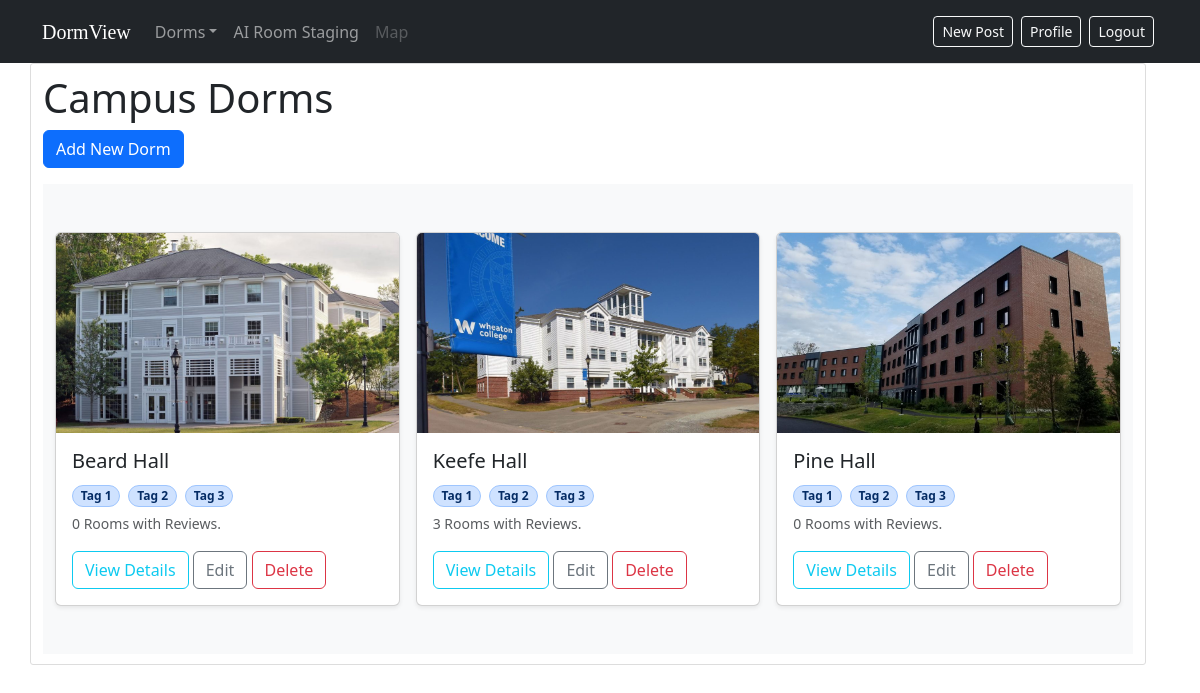
Screenshot of /dorms/ (signed in) with the database file from the repository.
### review/models.py (models this page shows, shortened)
class Dorm(models.Model):
    name = models.CharField(max_length=100)
    slug = models.SlugField(max_length=100, unique=True, blank=True)
    description = models.TextField()
    image = models.ImageField(upload_to='dorm_images', blank=True, null=True)

### review/views.py (the view)
# urls.py: path('dorms/', DormListView.as_view(), name='dorm-list'),
class DormListView(ListView):
    model = Dorm
    template_name = 'review/dorm_list.html'
    context_object_name = 'dorms'
    ordering = ['name']

### review/templates/review/dorm_list.html
{% extends 'review/base.html' %}
{% block content %}
{% load static %}
    <div class="content-section">
        <h1>Campus Dorms</h1>
        {% if user.is_staff %}
            <div class="mb-3">
                <a class="btn btn-primary" href="{% url 'dorm-create' %}">Add New Dorm</a>
            </div>
        {% endif %}
        <div class="album py-5 bg-body-tertiary">
            <div class="container">
                <div class="row row-cols-1 row-cols-sm-2 row-cols-md-3 g-3">
                    {% for dorm in dorms %}
                        <div class="col">
                            <div class="card shadow-sm">
                                {% if dorm.name == "Pine Hall" %}
                                    <img src="{% static '../static/images/dorm_covers/PineCover.jpg' %}" class="card-img-top" alt="Pine Hall"
                                        style="height: 200px; object-fit: cover;">
                                {% elif dorm.name == "Beard Hall" %}
                                    <img src="{% static '../static/images/dorm_covers/BeardCover.jpg' %}" class="card-img-top" alt="Pine Hall"
                                        style="height: 200px; object-fit: cover;">
                                {% elif dorm.name == "Keefe Hall" %}
                                    <img src="{% static '../static/images/dorm_covers/KeefeCover.jpg' %}" class="card-img-top" alt="Pine Hall"
                                        style="height: 200px; object-fit: cover;">
                                {% elif dorm.image %}
                                    <img src="{{ dorm.image.url }}" class="card-img-top" alt="{{ dorm.name }}"
                                        style="height: 200px; object-fit: cover;">
                                {% else %}
                                    <div class="card-img-top bg-light d-flex justify-content-center align-items-center"
                                        style="height: 200px;">
                                        <span class="text-muted">No Image</span>
                                    </div>
                                {% endif %}
                                <div class="card-body">
                                    <h5 class="card-title">{{ dorm.name }}</h5>
                                    <div class="d-flex gap-2 justify-content-start py-1 flex-wrap">
                                        <span class="badge bg-primary-subtle border border-primary-subtle text-primary-emphasis rounded-pill">Tag 1</span>
                                        <span class="badge bg-primary-subtle border border-primary-subtle text-primary-emphasis rounded-pill">Tag 2</span>
                                        <span class="badge bg-primary-subtle border border-primary-subtle text-primary-emphasis rounded-pill">Tag 3</span>
                                    </div>
                                    <p class="card-text">
                                        <small class="text-muted">{{ dorm.rooms.count }}
                                            Room{{ dorm.rooms.count|pluralize }} with Review{{ dorm.rooms.count|pluralize }}.</small>
                                    </p>
                                    <a href="{% url 'dorm-detail' dorm.slug %}" class="btn btn-outline-info">View Details</a>
                                    {% if user.is_staff %}
                                        <a href="{% url 'dorm-update' dorm.slug %}" class="btn btn-outline-secondary">Edit</a>
                                        <a href="{% url 'dorm-delete' dorm.slug %}" class="btn btn-outline-danger">Delete</a>
                                    {% endif %}
                                </div>
                            </div>
                        </div>
                    {% empty %}
                        <div class="col">
                            <p>No dorms have been added yet.</p>
                        </div>
                    {% endfor %}
                </div>
            </div>
    </div>
</div>
{% endblock content %}

### review/static/review/main.css (style rules this page uses)
body { background: #fafafa; color: #333333; margin-top: 5rem; }
h1, h2, h3, h4, h5, h6 { color: #444444; }
.content-section { background: #ffffff; padding: 10px 20px; border: 1px solid #dddddd; border-radius: 3px; margin-bottom: 20px; }
.card-img-top { height: 150px; object-fit: cover; }

### review/static/review/main_style.css (style rules this page uses)
body { font-family: mona_font;; }

### rows the page displays
Dorm: name "Beard Hall", rooms.count "0"
Dorm: name "Keefe Hall", rooms.count "3"
Dorm: name "Pine Hall", rooms.count "0"
